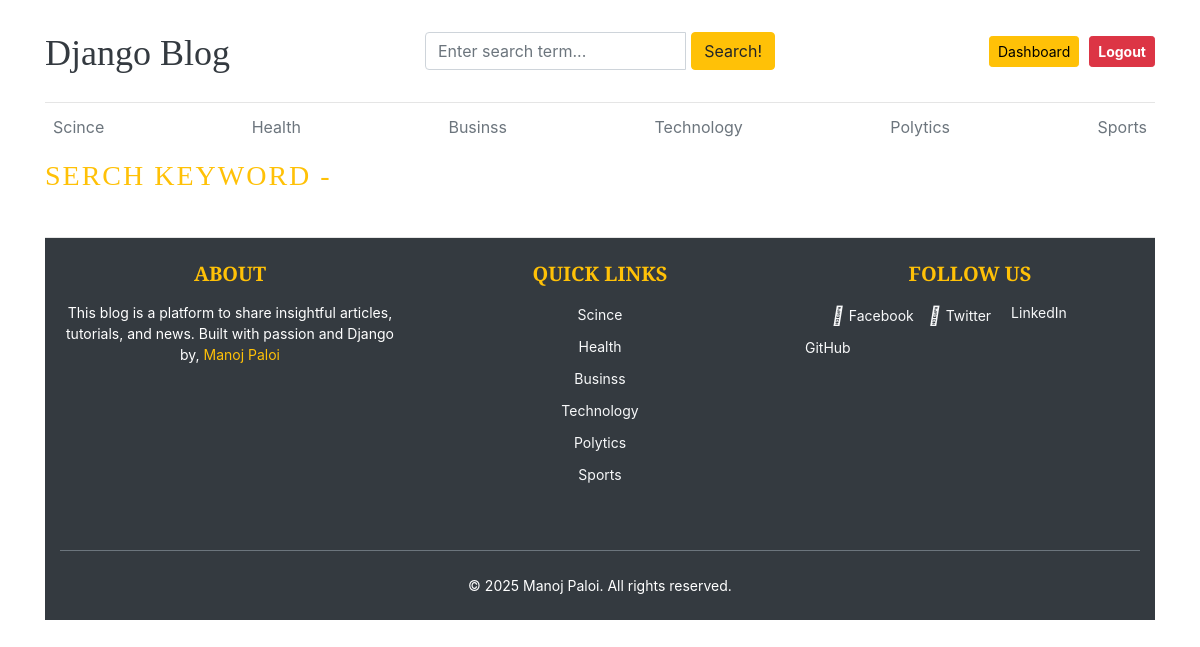
Screenshot of /blogs/search/ (signed in) with the database file from the repository.
### blogs/models.py (models this page shows, shortened)
class Category(models.Model):
    category_name = models.CharField(max_length=50, unique=True)
    created_at = models.DateTimeField(auto_now_add=True)
    updated_at = models.DateTimeField(auto_now=True)  # Fixed typo
    class Meta:
        verbose_name_plural = 'Categories'

### blogs/views.py (the view, shortened to what this page needs)
# urls.py: path('blogs/search/', BlogsView.search, name='search'),
@login_required(login_url='login')
def search(request):
    keyword = request.GET.get('keyword', '').strip()  # Ensure keyword is not None
    blogs = Blogs.objects.none()  # Default empty queryset
    context = {
        'blogs': blogs,
        'keyword': keyword
    }
    return render(request, 'search.html', context)

### blogs/context_processors.py (called while the page is built)
def get_categories(request):
    categories = Category.objects.all()
    return dict(categories = categories)

### templates/search.html (shortened to what this page needs)
{% extends './base/base.html' %}
{% block content %}
  <h3 class="text-uppercase text-warning" style="letter-spacing: 2px;">Serch keyword - {{ keyword }}</h3>
  <main role="main" class="container p-0">
    <div class="row">
      <div class="col-md-8 blog-main">
      </div>
    </div>
  </main>
{% endblock %}

### templates/base/Header.html (shortened to what this page needs)
{% load static %}
<!DOCTYPE html>
<html lang="en">
  <head>
    <link href="https://getbootstrap.com/docs/4.0/dist/css/bootstrap.min.css" rel="stylesheet" />
    <link href="{% static 'css/blog.css' %}" rel="stylesheet" />
    <link rel="stylesheet" href="https://cdnjs.cloudflare.com/ajax/libs/font-awesome/4.7.0/css/font-awesome.min.css" />
  </head>
  <header class="blog-header py-3">
    <div class="row flex-nowrap justify-content-between align-items-center">
      <div class="col-4 pt-1">
        <a class="blog-header-logo text-dark" href="/">Django Blog</a>
      </div>
      <div class="col-4" style="margin-top: 1rem;">
        <form action=" {% url 'search' %} " method="GET">
          <div class="input-group">
            <input class="form-control" name="keyword" type="text" placeholder="Enter search term..." aria-label="Enter search term..." aria-describedby="button-search" />
            <button type="submit" class="btn btn-warning" id="button-search" style="margin-left: 5px;" type="button">Search!</button>
          </div>
        </form>
      </div>
      <div class="col-4 d-flex justify-content-end align-items-center">
        {% if not user.is_authenticated %}
          <a class="btn btn-sm btn-warning" href="{% url 'login' %}">Login</a> &nbsp;
          <a class="btn btn-sm btn-outline-secondary" href="{% url 'register' %}">Register</a>
        {% else %}
          <span><a href="{% url 'dashboard' %}" class="btn btn-sm btn-warning" style="margin-right: 10px; color: black;">Dashboard</a></span>
          <a href="{% url 'logout' %}" class="btn btn-sm btn-danger" style="font-weight: bold; color: white;">Logout</a>
        {% endif %}
      </div>
    </div>
  </header>
  <div class="nav-scroller py-1 mb-2">
    <nav class="nav d-flex justify-content-between">
      {% for cat in categories %}
        <a class="p-2 text-muted" href="{% url 'posts_by_category' cat.id %}">{{ cat.category_name }}</a>
      {% endfor %}
    </nav>
  </div>
</html>

### templates/base/Footer.html (shortened to what this page needs)
{% load static %}
<footer class="blog-footer py-4 bg-dark text-white">
  <div class="container">
    <div class="row">
      <div class="col-md-4 col-sm-12 mb-4">
        <h5 class="text-uppercase mb-3">About</h5>
        <p>
          This blog is a platform to share insightful articles, tutorials, and news. Built with passion and Django by,
          <a href="#" class="text-warning">Manoj Paloi</a>
        </p>
      </div>
      <div class="col-md-4 col-sm-6 mb-4">
        <h5 class="text-uppercase mb-3">Quick Links</h5>
        <ul class="list-unstyled">
          {% for cat in categories %}
            <li>
              <a href="{% url 'posts_by_category' cat.id %}" class="text-light text-decoration-none">{{ cat.category_name }}</a>
            </li>
          {% endfor %}
        </ul>
      </div>
      <div class="col-md-4 col-sm-6 mb-4">
        <h5 class="text-uppercase mb-3">Follow Us</h5>
        <ul class="list-unstyled d-flex flex-wrap">
          <li class="me-3">
            <a href="#" class="text-light text-decoration-none d-flex align-items-center" style="padding-left: 2rem;"><i class="fab fa-facebook-f me-2"></i> Facebook</a>
          </li>
          <li class="me-3">
            <a href="#" class="text-light text-decoration-none d-flex align-items-center"><i class="fab fa-twitter me-2"></i> Twitter</a>
          </li>
          <li class="me-3">
            <a href="#" class="text-light text-decoration-none d-flex align-items-center"> LinkedIn</a>
          </li>
          <li class="me-3">
            <a href="#" class="text-light text-decoration-none d-flex align-items-center"> GitHub</a>
          </li>
        </ul>
      </div>
    </div>
    <hr class="border-secondary my-4" />
    <div class="text-center">
      <p class="mb-0">© 2025 Manoj Paloi. All rights reserved.</p>
    </div>
  </div>
</footer>

### static/css/blog.css (style rules this page uses)
.blog-header { border-bottom: 1px solid #e5e5e5; }
.blog-header-logo { font-family: "Playfair Display", Georgia, "Times New Roman", serif ; font-size: 2.25rem; }
h1, h2, h3, h4, h5, h6 { font-family: "Playfair Display", Georgia, "Times New Roman", serif ; }
.blog-footer { padding: 2.5rem 0; color: #727272; text-align: center; background-color: #f9f9f9; border-top: .05rem solid #e5e5e5; }
.blog-footer p:last-child { margin-bottom: 0; }

### templates/base/Footer.html (style rules this page uses)
.blog-footer { background-color: #343a40; color: #ffffff; margin-top: 35px; }
.blog-footer h5 { font-weight: bold; color: #ffc107; }
.blog-footer p, .blog-footer a { font-size: 14px; }
.blog-footer ul { padding: 0; list-style: none; }
.blog-footer ul li { margin-bottom: 8px; }
.blog-footer ul li a { font-size: 14px; transition: color 0.3s ease; }
.blog-footer ul.d-flex li { margin-right: 15px; }
.blog-footer ul.d-flex li a { display: flex; align-items: center; gap: 5px; }
.blog-footer ul.d-flex li a i { font-size: 18px; }

### rows the page displays
Category: category_name "Scince"
Category: category_name "Health"
Category: category_name "Businss"
Category: category_name "Technology"
Category: category_name "Polytics"
Category: category_name "Sports"
